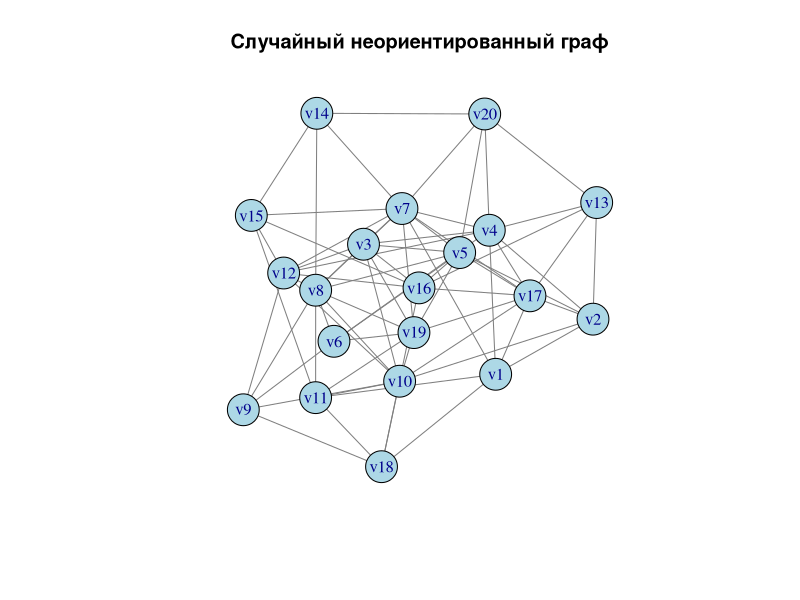

Here is the R script that generated this plot: (Note: this script raises an error after producing the figure.)
# install.packages("igraph")

library(igraph)



# ============================================================
# 1. Создание случайного неориентированного графа
# ============================================================

set.seed(42)

n_vertices <- 20

# Полный граф K_n имеет n(n-1)/2 рёбер.
max_edges <- n_vertices * (n_vertices - 1) / 2

# Требуемая плотность примерно 1/3–1/2.
n_edges <- 70

graph_density_target <- n_edges / max_edges

# Генерируем граф до тех пор, пока он не станет связным.
repeat {
  g <- sample_gnm(
    n = n_vertices,
    m = n_edges,
    directed = FALSE,
    loops = FALSE
  )

  if (is_connected(g)) {
    break
  }
}

V(g)$name <- paste0("v", seq_len(vcount(g)))

cat("Количество вершин:", vcount(g), "\n")
cat("Количество рёбер:", ecount(g), "\n")
cat("Максимально возможное число рёбер:", max_edges, "\n")
cat("Плотность графа:", edge_density(g), "\n")
cat("Плотность относительно полного графа:", graph_density_target, "\n")
cat("Граф ориентированный:", is_directed(g), "\n")
cat("Граф связный:", is_connected(g), "\n")


# ============================================================
# 2. Визуализация графа
# ============================================================

set.seed(42)

plot(
  g,
  layout = layout_with_fr(g),
  vertex.label = V(g)$name,
  vertex.size = 18,
  vertex.color = "lightblue",
  vertex.frame.color = "black",
  edge.color = "grey50",
  main = "Случайный неориентированный граф"
)


# ============================================================
# 3. Связность графа
# ============================================================

cat("\n========== 1. ПРОВЕРКА СВЯЗНОСТИ ==========\n")

connected_result <- is_connected(g)

cat("Граф связный:", connected_result, "\n")

components_result <- components(g)

cat("Количество компонент связности:", components_result$no, "\n")
cat("Принадлежность вершин компонентам:\n")
print(components_result$membership)


# ============================================================
# 4. Проверка, является ли граф деревом
# ============================================================

cat("\n========== 2. ПРОВЕРКА НА ДЕРЕВО ==========\n")

tree_result <- is_tree(g)

cat("Граф является деревом:", tree_result, "\n")

# ============================================================
# 6. Кратчайшие пути
# ============================================================

cat("\n========== 4. КРАТЧАЙШИЕ ПУТИ ==========\n")

# Матрица длин кратчайших путей между всеми парами вершин.
distance_matrix <- distances(
  g,
  mode = "all",
  weights = NA
)

cat("Матрица расстояний между всеми вершинами:\n")
print(distance_matrix)

# Один конкретный кратчайший путь:
source_vertex <- 1
target_vertex <- n_vertices

shortest_path <- shortest_paths(
  g,
  from = source_vertex,
  to = target_vertex,
  mode = "all",
  weights = NA,
  output = "vpath"
)

cat(
  "\nОдин кратчайший путь от вершины",
  source_vertex,
  "до вершины",
  target_vertex,
  ":\n"
)

print(shortest_path$vpath[[1]])


# ============================================================
# 7. Соседи произвольной вершины
# ============================================================

cat("\n========== 5. СОСЕДИ ВЕРШИНЫ ==========\n")

selected_vertex <- 1

neighbors_result <- neighbors(
  g,
  v = selected_vertex,
  mode = "all"
)

cat(
  "Соседи вершины",
  selected_vertex,
  ":\n"
)

print(neighbors_result)


# ============================================================
# 8. Все треугольники, содержащие выбранную вершину
# ============================================================

cat("\n========== 6. ТРЕУГОЛЬНИКИ ==========\n")

selected_vertex <- 1

all_triangles <- triangles(g)

# triangles() возвращает вершины треугольников
# в виде последовательности по 3 вершины.
if (length(all_triangles) > 0) {

  triangle_matrix <- matrix(
    all_triangles,
    nrow = 3
  )

  selected_triangles <- triangle_matrix[
    ,
    apply(
      triangle_matrix,
      2,
      function(x) selected_vertex %in% x
    ),
    drop = FALSE
  ]

  cat(
    "Треугольники, содержащие вершину",
    selected_vertex,
    ":\n"
  )

  if (ncol(selected_triangles) > 0) {
    print(selected_triangles)
  } else {
    cat("У выбранной вершины нет треугольников.\n")
  }

} else {

  cat("В графе нет треугольников.\n")
}

cat(
  "\nКоличество треугольников для каждой вершины:\n"
)

print(count_triangles(g))


# ============================================================
# 9. Центральности вершин и рёбер
# ============================================================

cat("\n========== 7. ЦЕНТРАЛЬНОСТИ ==========\n")

centrality_table <- data.frame(
  vertex = seq_len(vcount(g)),
  degree = degree(g, mode = "all"),
  betweenness = betweenness(
    g,
    directed = FALSE,
    normalized = FALSE
  ),
  closeness = closeness(
    g,
    mode = "all",
    normalized = TRUE,
    weights = NA
  ),
  eigenvector = eigen_centrality(
    g,
    directed = FALSE,
    weights = NA
  )$vector,
  harmonic = harmonic_centrality(
    g,
    mode = "all",
    weights = NA
  ),
  page_rank = page_rank(
    g,
    directed = FALSE,
    weights = NA
  )$vector
)

# Дополнительные меры центральности.
alpha_result <- tryCatch(
  alpha_centrality(
    g,
    alpha = 0.01,
    weights = NA
  ),
  error = function(e) rep(NA_real_, vcount(g))
)

power_result <- tryCatch(
  power_centrality(
    g,
    exponent = 0.01,
    weights = NA
  ),
  error = function(e) rep(NA_real_, vcount(g))
)

subgraph_result <- tryCatch(
  subgraph_centrality(g),
  error = function(e) rep(NA_real_, vcount(g))
)

centrality_table$alpha <- alpha_result
centrality_table$power <- power_result
centrality_table$subgraph <- subgraph_result

# HITS: hub + authority.
hits_result <- hits_scores(
  g,
  scale = TRUE
)

centrality_table$hub <- hits_result$hub
centrality_table$authority <- hits_result$authority


unit_weights <- rep(1, ecount(g))

centrality_table$strength <- strength(
  g,
  weights = unit_weights
)

cat("\nЦентральности вершин:\n")
print(centrality_table)

cat("\nЦентральность рёбер: edge betweenness\n")

edge_betweenness_result <- edge_betweenness(
  g,
  directed = FALSE,
  weights = NA
)

edge_centrality_table <- data.frame(
  edge_id = seq_len(ecount(g)),
  from = ends(g, E(g), names = FALSE)[, 1],
  to = ends(g, E(g), names = FALSE)[, 2],
  edge_betweenness = edge_betweenness_result
)

print(edge_centrality_table)

cat("\nДругие центральности:\n")
cat("- diversity рассчитывается отдельно ниже, поскольку для неё нужны веса рёбер.\n")


# Diversity требует весов рёбер.
set.seed(42)
diversity_weights <- runif(
  ecount(g),
  min = 0.5,
  max = 1.5
)

diversity_result <- diversity(
  g,
  weights = diversity_weights
)

cat("\nDiversity центральность вершин:\n")
print(diversity_result)


# ============================================================
# 10. Кластеры
# ============================================================

cat("\n========== 8. СООБЩЕСТВА / КЛАСТЕРЫ ==========\n")

# Для каждого алгоритма выводится:
# - количество кластеров;
# - принадлежность вершин;
# - модульность, если она рассчитана.

print_community <- function(name, community_object) {

  cat("\n---", name, "---\n")

  print(community_object)

  cat("Количество кластеров:", length(sizes(community_object)), "\n")

  cat("Размеры кластеров:\n")
  print(sizes(community_object))

  cat("Membership:\n")
  print(membership(community_object))

  cat("Modularity:\n")

  mod_value <- tryCatch(
    modularity(community_object),
    error = function(e) NA_real_
  )

  print(mod_value)
}


# 1. Edge betweenness
community_edge_betweenness <- cluster_edge_betweenness(g)
print_community(
  "Edge betweenness",
  community_edge_betweenness
)


# 2. Fast greedy
community_fast_greedy <- cluster_fast_greedy(g)
print_community(
  "Fast greedy",
  community_fast_greedy
)


# 3. Fluid communities
community_fluid <- cluster_fluid_communities(
  g,
  no = 3
)
print_community(
  "Fluid communities",
  community_fluid
)


# 4. Infomap
community_infomap <- cluster_infomap(g)
print_community(
  "Infomap",
  community_infomap
)


# 5. Label propagation
community_label_prop <- cluster_label_prop(g)
print_community(
  "Label propagation",
  community_label_prop
)


# 6. Leading eigenvector
community_leading_eigen <- cluster_leading_eigen(g)
print_community(
  "Leading eigenvector",
  community_leading_eigen
)


# 7. Leiden
community_leiden <- cluster_leiden(
  g,
  objective_function = "modularity"
)
print_community(
  "Leiden",
  community_leiden
)


# 8. Louvain
community_louvain <- cluster_louvain(g)
print_community(
  "Louvain",
  community_louvain
)


# 9. Spinglass
community_spinglass <- cluster_spinglass(g)
print_community(
  "Spinglass",
  community_spinglass
)


# 10. Walktrap
community_walktrap <- cluster_walktrap(g)
print_community(
  "Walktrap",
  community_walktrap
)


# 11. Optimal community structure.
# Точный поиск может работать существенно дольше остальных
# методов, поэтому его можно отключить переключателем.
RUN_CLUSTER_OPTIMAL <- TRUE

if (RUN_CLUSTER_OPTIMAL) {

  community_optimal <- tryCatch(
    cluster_optimal(g),
    error = function(e) {
      message(
        "cluster_optimal() не выполнился: ",
        conditionMessage(e)
      )
      NULL
    }
  )

  if (!is.null(community_optimal)) {

    print_community(
      "Optimal",
      community_optimal
    )
  }
}


# ============================================================
# 11. Ядра графа
# ============================================================

cat("\n========== 9. ЯДРА ГРАФА ==========\n")

# Coreness каждой вершины.
coreness_result <- coreness(
  g,
  mode = "all"
)

cat("Coreness вершин:\n")
print(coreness_result)

# Максимальное k.
max_k <- max(coreness_result)

cat("\nМаксимальное значение k-core:", max_k, "\n")

# Сами подграфы k-core.
k_core_graphs <- list()

for (k in 1:max_k) {

  core_vertices <- V(g)[coreness_result >= k]

  k_core_graphs[[paste0("k_", k)]] <- induced_subgraph(
    g,
    core_vertices
  )

  cat(
    "\nk =", k,
    ": вершин =", vcount(k_core_graphs[[paste0("k_", k)]]),
    ", рёбер =", ecount(k_core_graphs[[paste0("k_", k)]])
  )
  cat("\n")
}


# ============================================================
# 12. Все простые циклы
# ============================================================

cat("\n========== 10. ПРОСТЫЕ ЦИКЛЫ ==========\n")

cycles_3_6 <- simple_cycles(
  g,
  min = 3,
  max = 6
)

cat(
  "Количество найденных простых циклов длиной 3-6:",
  length(cycles_3_6),
  "\n"
)

# Вывести циклы в удобном виде.
if (length(cycles_3_6) > 0) {

  for (i in seq_along(cycles_3_6)) {

    cat(
      i, ": ",
      paste(
        as_ids(cycles_3_6[[i]]),
        collapse = " -> "
      ),
      "\n"
    )
  }
}


# ============================================================
# 13. Матрица смежности
# ============================================================

cat("\n========== 11. МАТРИЦЫ ==========\n")

adjacency_matrix <- as_adjacency_matrix(
  g,
  sparse = FALSE
)

cat("\nМатрица смежности:\n")
print(adjacency_matrix)


# ============================================================
# 14. Матрица инцидентности
# ============================================================

incidence_matrix <- matrix(
  0,
  nrow = vcount(g),
  ncol = ecount(g)
)

edge_ends <- ends(
  g,
  E(g),
  names = FALSE
)

for (edge_id in seq_len(ecount(g))) {

  v1 <- edge_ends[edge_id, 1]
  v2 <- edge_ends[edge_id, 2]

  incidence_matrix[v1, edge_id] <- 1
  incidence_matrix[v2, edge_id] <- 1
}

rownames(incidence_matrix) <- V(g)$name

colnames(incidence_matrix) <- paste0(
  "e",
  seq_len(ecount(g))
)

cat("\nМатрица инцидентности:\n")
print(incidence_matrix)


# ============================================================
# 15. Матрица модулярности
# ============================================================

# В качестве разбиения используем Leiden.
membership_leiden <- membership(
  community_leiden
)

modularity_matrix_result <- modularity_matrix(
  g,
  membership = membership_leiden,
  weights = NULL,
  resolution = 1,
  directed = FALSE
)

cat("\nМатрица модулярности:\n")
print(modularity_matrix_result)

cat(
  "\nМодульность разбиения Leiden:",
  modularity(community_leiden),
  "\n"
)


# ============================================================
# 16. Эксцентриситеты вершин
# ============================================================

cat("\n========== 12. ЭКСЦЕНТРИСИТЕТЫ ==========\n")

eccentricity_result <- eccentricity(
  g,
  mode = "all",
  weights = NA
)

eccentricity_table <- data.frame(
  vertex = seq_len(vcount(g)),
  name = V(g)$name,
  eccentricity = eccentricity_result
)

print(eccentricity_table)


# ============================================================
# 17. Радиус, диаметр и центр
# ============================================================

cat("\n========== 13. РАДИУС, ДИАМЕТР И ЦЕНТР ==========\n")

graph_radius <- radius(
  g,
  mode = "all",
  weights = NA
)

graph_diameter <- diameter(
  g,
  directed = FALSE,
  weights = NA
)

graph_center <- which(
  eccentricity_result == graph_radius
)

cat("Радиус графа:", graph_radius, "\n")
cat("Диаметр графа:", graph_diameter, "\n")

cat("Центр графа (ID вершин):\n")
print(graph_center)

cat("Центр графа (имена вершин):\n")
print(V(g)$name[graph_center])
